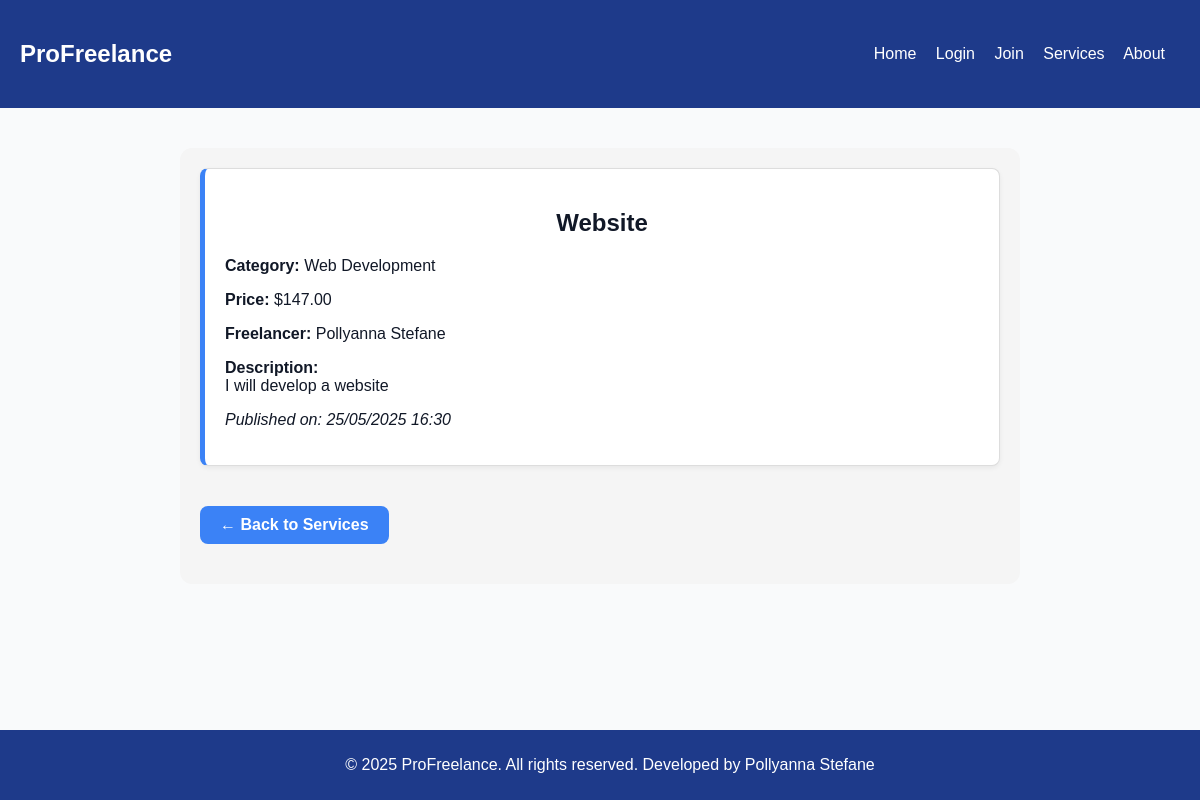
The page /service_details.php?id=3 on the database its author committed.
### tables this page shows
CREATE TABLE services (
    id INTEGER PRIMARY KEY AUTOINCREMENT,
    user_id INTEGER NOT NULL,
    title TEXT NOT NULL,
    description TEXT NOT NULL,
    price REAL NOT NULL,
    category TEXT NOT NULL,
    created_at DATETIME DEFAULT CURRENT_TIMESTAMP,
    FOREIGN KEY (user_id) REFERENCES users(id)
);

CREATE TABLE users (
        id INTEGER PRIMARY KEY AUTOINCREMENT,
        name TEXT NOT NULL,
        email TEXT NOT NULL UNIQUE,
        password TEXT NOT NULL,
        type TEXT NOT NULL DEFAULT 'user'
    );

### service_details.php (the view, shortened to what this page needs)
<?php
require_once 'includes/db.php';
include('includes/header.php');
$id = (int) $_GET['id'];
$stmt = $db->prepare("
    SELECT services.*, users.name AS freelancer_name
    FROM services
    JOIN users ON services.user_id = users.id
    WHERE services.id = :id
");
$stmt->bindValue(':id', $id);
$result = $stmt->execute();
$service = $result->fetchArray(SQLITE3_ASSOC);
?>
<main class="services-container">
    <div class="service-card">
        <h2><?= htmlspecialchars($service['title']) ?></h2>
        <p><strong>Category:</strong> <?= htmlspecialchars($service['category']) ?></p>
        <p><strong>Price:</strong> $<?= number_format($service['price'], 2) ?></p>
        <p><strong>Freelancer:</strong> <?= htmlspecialchars($service['freelancer_name']) ?></p>
        <p><strong>Description:</strong><br><?= nl2br(htmlspecialchars($service['description'])) ?></p>
        <p><em>Published on: <?= date('d/m/Y H:i', strtotime($service['created_at'])) ?></em></p>
    </div>
    <a href="services.php" class="back-button">← Back to Services</a>
</main>
<?php include('includes/footer.php'); ?>

### css/style.css (style rules this page uses)
body { font-family: Arial, sans-serif; background-color: #F9FAFB; color: #111827; margin: 0; padding: 0; }
main { padding: 20px; }
.services-container h2 { text-align: center; }
.services-container { max-width: 800px; margin: 40px auto; padding: 20px; background-color: #f5f5f5; border-radius: 12px; }
.service-card { background-color: #fff; border: 1px solid #ddd; border-left: 5px solid #3B82F6; padding: 20px; margin-bottom: 20px; border-radius: 8px; box-shadow: 0 2px 5px rgba(0, 0, 0, 0.06); transition: box-shadow 0.3s; }
.back-button { display: inline-block; margin: 20px 0; padding: 10px 20px; background-color: #3B82F6; color: white; text-decoration: none; border-radius: 8px; font-weight: bold; transition: background-color 0.3s ease; }

### rows shown on the page
services: title "Website", category "Web Development", price "147.00", user.name "Pollyanna Stefane", description "I will develop a website", created_at "25/05/2025 16:30"
